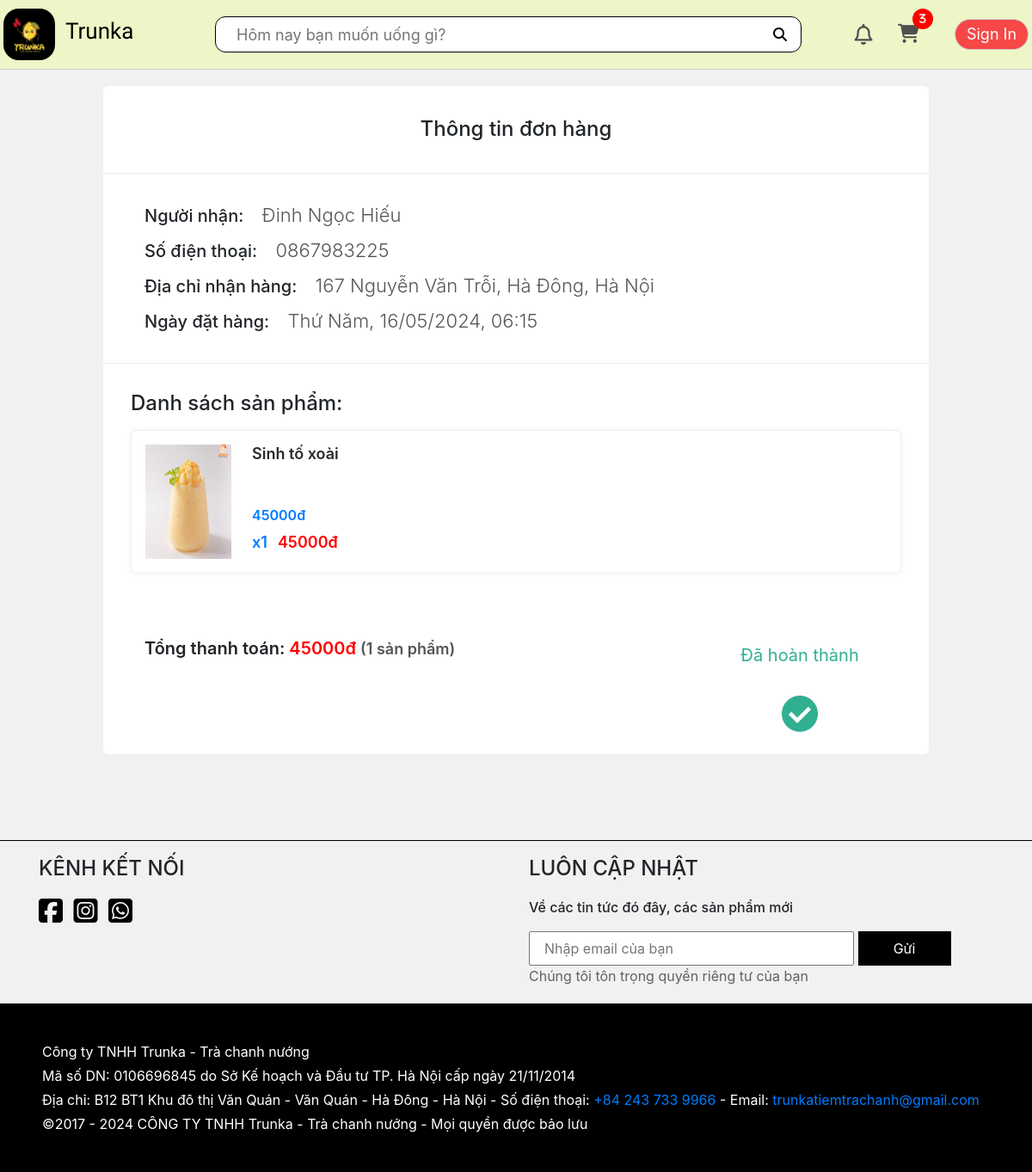
The app's page /order/details/129 (signed in) with its own data.
### app/models.py (models this page shows, shortened)
class Cart(models.Model):
    customer = models.OneToOneField(User, on_delete=models.CASCADE, blank=True, null=True)
    def getCartItemsAmount(self):
        cartItems = self.cartitem_set.all()
        total = sum([item.quantity for item in cartItems])
        return total

class CartItem(models.Model):
    product = models.ForeignKey(Product, on_delete=models.SET_NULL, blank=True, null=True)
    cart = models.ForeignKey(Cart, on_delete=models.SET_NULL, blank=True, null=True)
    quantity = models.IntegerField(default=0, null=True, blank=True)
    dateAdded = models.DateTimeField(auto_now_add=True)

class Order(models.Model):
    customer = models.ForeignKey(User, on_delete=models.SET_NULL, blank=True, null=True)
    name = models.CharField(max_length=100, null=True)
    address = models.CharField(max_length=250, null=True)
    phoneNumber = models.CharField(max_length=10, null=True)
    dateOrder = models.DateTimeField(auto_now_add=True)
    complete = models.BooleanField(default=False, null=True, blank=False)
    active = models.BooleanField(default=False)
    isPaid = models.BooleanField(default=False) # Check if the order has been paid
    def getDateOrder(self):
        weekdays = ["Thứ Hai", "Thứ Ba", "Thứ Tư", "Thứ Năm", "Thứ Sáu", "Thứ Bảy", "Chủ Nhật"]
        return weekdays[self.dateOrder.astimezone().weekday()] + ', ' + self.dateOrder.astimezone().strftime("%d/%m/%Y, %H:%M")
    @property
    def getOrderItemsAmount(self):
        orderitems = self.orderitem_set.all()
        total = sum([item.quantity for item in orderitems])
        return total
    def getOrderTotalPrice(self):
        orderitems = self.orderitem_set.all()
        total = sum([item.get_total for item in orderitems])
        return total

class OrderItem(models.Model):
    product = models.ForeignKey(Product, on_delete=models.SET_NULL, blank=True, null=True)
    order = models.ForeignKey(Order, on_delete=models.SET_NULL, blank=True, null=True)
    quantity = models.IntegerField(default=0, null=True, blank=True)
    dateAdded = models.DateTimeField(auto_now_add=True)
    @property
    def get_total(self):
        return self.product.price * self.quantity

class Product(models.Model):
    name = models.CharField(max_length=100, null=True)
    price = models.IntegerField()
    cost = models.IntegerField(default=0)
    description = models.CharField(default='Người bán chưa cung cấp thông tin mô tả sản phẩm.', max_length=3000, null=True, blank=True)
    image = models.ImageField(upload_to='product', null=True, blank=True)
    imageURL = models.URLField(null=True, blank=True)
    slugName = models.SlugField(unique=True, null=True, blank=True)
    CATEGORY_CHOICES = [
        ('category0', 'Trà hoa quả'),
        ('category1', 'Cafe'),
        ('category2', 'Trà sữa'),
        ('category3', 'Trà ô long'),
        ('category4', 'Sữa chua'),
        ('category5', 'Đồ đá xay'),
        ('category6', 'Đồ ăn vặt'),
    ]
    category = models.CharField(
        max_length=30,
        choices=CATEGORY_CHOICES,
        default='category0',
    )

### app/views.py (the view)
# urls.py: path('order/details/<int:order_id>', views.orderDetails, name='order-details'),
def orderDetails(request, order_id):
    if request.user.is_authenticated:
        customer = request.user
        cart, created = Cart.objects.get_or_create(customer=customer)
        try:
            order = get_object_or_404(Order, customer=customer, id=order_id)
            items = order.orderitem_set.all()
        except Http404:
            order = {'get_cart_items':0, 'get_cart_total':0}
            items = []
    else:
        customer = None
        cart = {'getCartItemsAmount': 0}
        order = {'get_cart_items':0, 'get_cart_total':0}
        items = []
    context = {'cart': cart ,'order': order, 'items': items}
    return render(request, 'app/orderdetail.html', context)

### app/models.py (called while the page is built)
    @property
    def avatarURL(self):
        url = '/static/app/images/avatar-icon.png'
        try:
            url = self.avatar.url
        except:
            url = '/static/app/images/avatar-icon.png'
        return url

### app/templates/app/orderdetail.html (shortened to what this page needs)
{% extends 'app/base.html' %}
{% load static %}
{% block title %}
    <link rel="stylesheet" href="{% static 'app/css/orderdetail.css' %}"/>
{% endblock title %}
{% block content %}
    <div class="order-details">
        <h2 class="order-details__heading">Thông tin đơn hàng</h2>
        <div class="customer">
            <h4>Người nhận: <span>{{order.name}}</span></h4>
            <h4>Số điện thoại: <span>{{order.phoneNumber}}</span></h4>
            <h4>Địa chỉ nhận hàng: <span>{{order.address}}</span></h4>
            <h4>Ngày đặt hàng: <span>{{order.getDateOrder}}</span></h4>
        </div>
        <div class="list-product">
            <h4 class="list-product__heading">Danh sách sản phẩm:</h4>
            {% for item in items %}
                <a class="product" href="{% url 'product' item.product.slugName %}">
                    <img class="product__img" src="{{item.product.imageURL}}">
                    <div class="product__info">
                        <h4 class="info__heading">{{item.product.name}}</h4>
                        <div class="info__body">
                            <div class="info__body-price">
                                {{item.product.price}}đ
                            </div>
                            <div class="total-price">
                                <div class="total-price__quantity">x{{item.quantity}}</div>
                                <div class="total-price__total">{{item.get_total}}đ</div>
                            </div>
                        </div>
                    </div>
                </a>
            {% endfor %}
        </div>
        <div class="order-details__controls">
            <div class="order-details__bill">
                Tổng thanh toán: <span>{{order.getOrderTotalPrice}}đ</span>
                <label>({{order.getOrderItemsAmount}} sản phẩm)</label>
            </div>
            <div class="order-details__status">
                {% if order.isPaid %}
                    {% if order.complete %}
                        <label style="color: #31af91">Đã hoàn thành</label>
                        <button data-order="{{order.id}}" type="button" disabled class="order-demo-button order__complete complete">
                            <img src="{% static 'app/images/success-icon.png' %}">
                        </button>
                    {% else %}
                        <label style="color: #ff7600">Chưa hoàn thành</label>
                        <button data-order="{{order.id}}" type="button" class="order-demo-button order__complete">Đã nhận hàng</button>
                    {% endif %}
                {% else %}
                    <label style="color: #ff0000">Chưa thanh toán</label>
                    <button data-order="{{order.id}}" type="button" class="order-demo-button order__pay-again">Thanh toán</button>
                {% endif %}
            </div>
        </div>
    </div>
{% endblock content %}

### app/templates/app/base.html (shortened to what this page needs)
{% load static %}
<!DOCTYPE html>
<html lang="en">
<head>
    {% block title %}{% endblock title %}
    <link rel="stylesheet" href="https://cdn.jsdelivr.net/npm/bootstrap@4.0.0/dist/css/bootstrap.min.css">
    <link rel="stylesheet" href="https://cdnjs.cloudflare.com/ajax/libs/font-awesome/6.4.2/css/all.min.css">
    <link rel="stylesheet" href="{% static 'app/css/reset.css' %}"/>
    <link rel="stylesheet" href="{% static 'app/css/base.css' %}"/>
    <link rel="stylesheet" href="{% static 'app/css/responsive.css' %}"/>
</head>
<body>
    <header>
        <div class="header">
            <div class="nav grid">
                <div class="nav__logo">
                    <a href="{% url 'home' %}" class="logo-link">
                        <img class="logo-link__icon pc" src="{% static 'app/images/trunka-logo.jpg' %}" alt="">
                        <h2 class="logo-link__heading">Trunka</h2>
                    </a>
                </div>
                <div class="nav__search">
                    <input id="search-input" class="search__input tablet pc" type="text" placeholder="Hôm nay bạn muốn uống gì?">
                    <button id="search-button" type="button" class="search__btn">
                        <i class="fa-solid fa-magnifying-glass"></i>
                    </button>
                </div>
                <div class="nav__notify pc tablet">
                    <div class="nav__notify-icon">
                        <a href="{% url 'notifications' %}" class="nav__notify-link">
                            <i class="fa-regular fa-bell"></i>
                        </a>
                    </div>
                </div>
                <div class="nav__cart pc tablet">
                    <a href="{% url 'cart' %}" class="nav__cart-link">
                        <i class="fa-solid fa-cart-shopping"><div class="nav__cart-quantity">{{cart.getCartItemsAmount}}</div></i>
                    </a>
                </div>
                <div class="nav__user">
                    <button type="button" id="sign-btn" class="sign-btn">Sign In</button>
                </div>
            </div>
        </div>
    </header>
    {% block content %}{% endblock content %}
    {% block footer %}
    <div class="footer mt-3">
        <div class="footer__box container">
            <div class="row">
                <div class="col-xl-6 footer__box-contact">
                    <h4 class="footer__box-title">Kênh kết nối</h4>
                    <div class="footer__box-contact-link">
                        <a href="https://www.facebook.com/TrunkaTiemTraChanh" class="">
                            <i class="fa-brands fa-square-facebook"></i>
                        </a>
                        <a href="" class="">
                            <i class="fa-brands fa-square-instagram"></i>
                        </a>
                        <a href="" class="">
                            <i class="fa-brands fa-square-whatsapp"></i>
                        </a>
                    </div>
                </div>
                <div class="col-xl-6 footer__box-input">
                    <h4 class="footer__box-title">Luôn cập nhật</h4>
                    <p>Về các tin tức đó đây, các sản phẩm mới</p>
                    <form action="" class="footer__box-input-form">
                        <input type="text" class="footer__box-input-form-input" placeholder="Nhập email của bạn" required>
                        <button class="footer__box-input-form-btn">Gửi</button>
                        <span>Chúng tôi tôn trọng quyền riêng tư của bạn</span>
                    </form>
                </div>
            </div>
        </div>
        <div class="footer__infomation">
            <div class="container">
                <p>Công ty TNHH Trunka - Trà chanh nướng</p>
                <p>Mã số DN: 0106696845 do Sở Kế hoạch và Đầu tư TP. Hà Nội cấp ngày 21/11/2014</p>
                <p>Địa chỉ: B12 BT1 Khu đô thị Văn Quán - Văn Quán - Hà Đông - Hà Nội - Số điện thoại: <a href="tel:+84 243 733 9966">+84 243 733 9966</a> - Email: <a href="mailto:trunkatiemtrachanh@gmail.com">trunkatiemtrachanh@gmail.com</a></p>
                <p>©2017 - 2024 CÔNG TY TNHH Trunka - Trà chanh nướng - Mọi quyền được bảo lưu</p>
            </div>
        </div>
    </div>
    {% endblock footer %}
</body>
</html>

### app/static/app/css/orderdetail.css (style rules this page uses)
.order-details { width: 960px; max-width: 100%; margin: 100px auto; background-color: #fff; border-radius: 6px; }
a { text-decoration: none; color: #000; }
.order-details .order-details__heading { width: 100%; padding: 36px 0; font-size: 24px; text-align: center; border-bottom: 1px solid #eee; }
.order-details .customer { width: 100%; padding: 24px; padding-left: 48px; border-bottom: 1px solid #eee; }
.order-details .customer h4 { font-size: 20px; line-height: 32px; }
.order-details .customer span { margin-left: 16px; font-size: 22px; font-weight: 300; color: #555; }
.order-details .list-product { width: 100%; padding: 32px; }
.order-details .list-product .product { display: flex; width: 100%; margin: 16px 0; padding: 16px 0; border: 1px solid #eee; border-radius: 6px; box-shadow: 0 0 5px 1px #f3f3f3; }
.order-details .list-product .product__img { width: 100px; max-width: 20%; aspect-ratio: 3/4; margin-left: 16px; margin-right: 24px; }
.order-details .list-product .product__info { display: flex; flex-direction: column; justify-content: space-between; }
.order-details .list-product .info__heading { font-size: 18px; font-weight: 600; color: #2a2a2a; width: 100%; flex: 1; }
.order-details .list-product .info__body-price { font-size: 16px; font-weight: 600; }
.order-details .list-product .total-price { display: flex; padding: 6px 0; }
.order-details .list-product .total-price__quantity { font-size: 18px; font-weight: 600; padding-right: 12px; }
.order-details .list-product .total-price__total { font-size: 18px; font-weight: 600; color: #ff0000; }
.order-details .order-details__controls { display: flex; }
.order-details .order-details__bill { flex: 1; width: 100%; padding: 24px; padding-left: 48px; font-size: 20px; font-weight: 600; }
.order-details .order-details__bill span { color: #ff0000; }
.order-details .order-details__bill label { font-size: 18px; color: #555; }
.order-details .order-details__status { width: 300px; max-width: 50%; padding: 32px 0; font-size: 20px; display: flex; align-items: center; flex-direction: column; justify-content: space-between; }
.order-details .order-details__status .order-demo-button { width: 160px; height: 36px; margin-top: 24px; border: none; border-radius: 6px; background-color: #ff5500; cursor: pointer; color: #fff; font-size: 20px; font-weight: 600; }
.order-details .order-details__status .order__complete.complete { background-color: transparent; }
.order-details .order-details__status .order__complete.complete img { width: 42px; aspect-ratio: 1/1; }

### app/static/app/css/responsive.css (style rules this page uses)
.pc, .tablet, .mobile { display: none; }
@media only screen and (min-width: 1024px) { .pc { display: block; } }

### records on screen
Cart: getCartItemsAmount "3"
Order: name "Đinh Ngọc Hiếu", phoneNumber "0867983225", address "167 Nguyễn Văn Trỗi, Hà Đông, Hà Nội", getDateOrder "Thứ Năm, 16/05/2024, 06:15", getOrderTotalPrice "45000", getOrderItemsAmount "1"
OrderItem: product.imageURL (picture), product.name "Sinh tố xoài", product.price "45000", quantity "1", get_total "45000"
